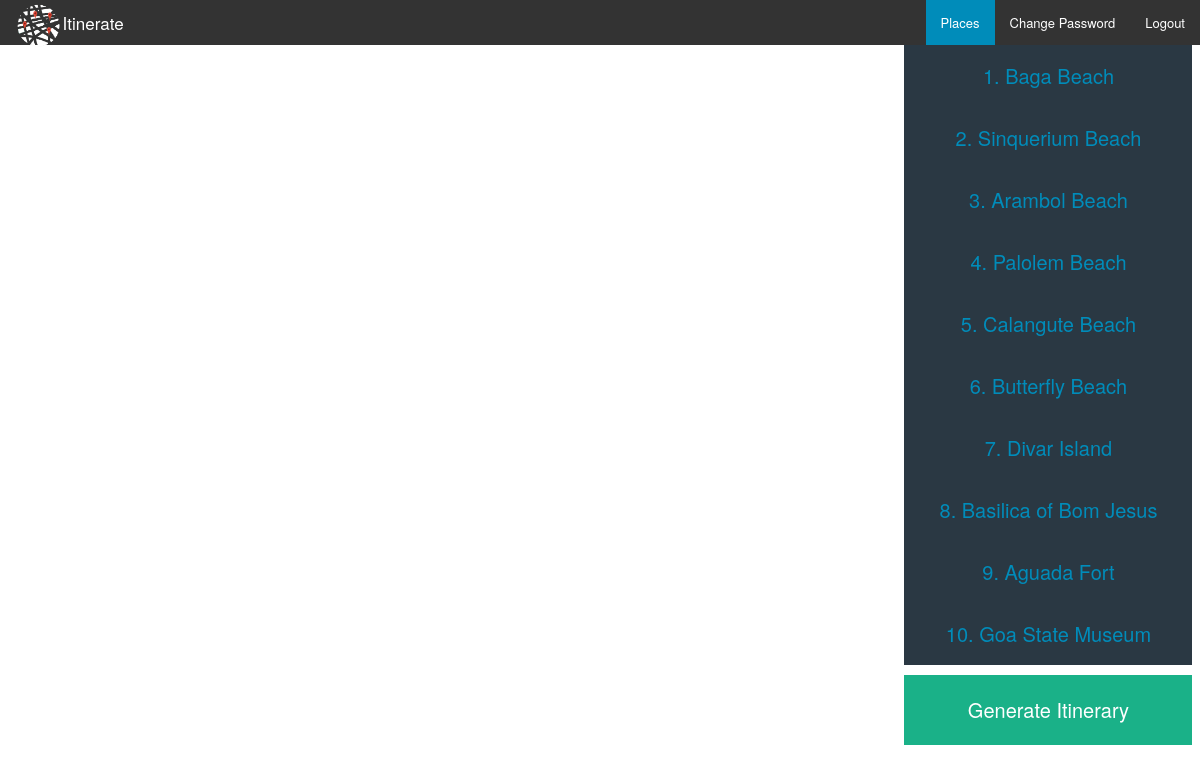
The app's page /goa.php?hotel=1 with its own data.
### tables this page shows
CREATE TABLE IF NOT EXISTS `attractions` (
  `id` int(10) unsigned NOT NULL AUTO_INCREMENT,
  `city_id` int(10) unsigned NOT NULL,
  `identifier` varchar(255) NOT NULL,
  `name` varchar(255) NOT NULL,
  `x-co` double NOT NULL,
  `y-co` double NOT NULL,
  `popularity` int(11) NOT NULL DEFAULT '0',
  `time` int(11) NOT NULL,
  PRIMARY KEY (`id`),
  UNIQUE KEY `identifier` (`identifier`)
);

### public/goa.php (called while the page is built, shortened)
<?php
$hotelData = query("SELECT * FROM `hotels` WHERE `id` = ?", $_GET["hotel"]);
$hotelData = $hotelData[0];
$attractions = query("SELECT * FROM `attractions` WHERE `city_id` = 1 ORDER BY `popularity` DESC");
render("goa-final.php", ["hotel" => $hotelData, "attractions" => $attractions]);
?>

### templates/goa-final.php (the view, shortened to what this page needs)
<!DOCTYPE html>
<html>
<head>
	<link rel="stylesheet" type="text/css" href="css/foundation.css">
	<link rel="stylesheet" type="text/css" href="css/goa.css">
</head>
<body>
<nav class="top-bar" data-topbar-role="navigation">
	<ul class="title-area">
		<li class="name">
			<h1><a href="#"><img src="img/logo.png" style="max-height: 45px; width: auto">Itinerate</a></h1>
		</li>
	</ul>
	<section class="top-bar-section">
		<ul class="right">
			<li class="active"><a href="places.php">Places</a></li>
			<li><a href="changepassword.php">Change Password</a></li>
			<li><a href="logout.php">Logout</a></li>
		</ul>
	</section>
</nav>
<div id="map-canvas" class="inline"></div>
<div class="data inline">
	<?php $counter = 1; ?>
	<?php foreach ($attractions as $attraction): ?>
	<div class="place" data-added="false" data-identifier="<?php echo $attraction["identifier"]; ?>" data-time="<?php echo $attraction["time"]; ?>" data-name="<?php echo $attraction["name"]; ?>" data-xco="<?php echo $attraction["x-co"]; ?>" data-yco="<?php echo $attraction["y-co"]; ?>">
		<?php echo $counter; $counter++; ?>. <?php echo $attraction["name"] ?>
	</div>
	<?php endforeach; ?>
	<div class="generateBtn">Generate Itinerary</div>
</div>
</body>
</html>

### includes/functions.php (shortened to what this page needs)
<?php
    function query()
    {
        $sql = func_get_arg(0);
        $parameters = array_slice(func_get_args(), 1);
        static $handle;
        if (!isset($handle))
        {
            try
            {
                $handle = new PDO("mysql:dbname=" . DATABASE . ";host=" . SERVER, USERNAME, PASSWORD);
                $handle->setAttribute(PDO::ATTR_EMULATE_PREPARES, false);
            }
            catch (Exception $e)
            {
                trigger_error($e->getMessage(), E_USER_ERROR);
                exit;
            }
        }
        $statement = $handle->prepare($sql);
        $results = $statement->execute($parameters);
        if ($results !== false)
        {
            return $statement->fetchAll(PDO::FETCH_ASSOC);
        }
        else
        {
            return false;
        }
    }
    function render($template, $values = [])
    {
        if (file_exists("../templates/$template"))
        {
            extract($values);
            require("../templates/$template");
        }
        else
        {
            trigger_error("Invalid template: $template", E_USER_ERROR);
        }
    }
?>

### public/css/goa.css (style rules this page uses)
html, body, #map-canvas { height: 100%; margin: 0; padding: 0; }
#map-canvas { width: 75%; }
.inline { display: inline-block; vertical-align: top; }
.data { width: 24%; }
.place { background: rgba(19, 35, 47, 0.9); color: #008cba; text-align: center; width: 100%; font-size: 20px; padding-top: 0.8em; padding-bottom: 0.8em; cursor: pointer; }
.generateBtn { margin-top: 10px; background: #1ab188; color: white; font-size: 20px; text-align: center; padding: 1em; cursor: pointer; }

### records on screen
attractions: name "Baga Beach"
attractions: name "Sinquerium Beach"
attractions: name "Arambol Beach"
attractions: name "Palolem Beach"
attractions: name "Calangute Beach"
attractions: name "Butterfly Beach"
attractions: name "Divar Island"
attractions: name "Basilica of Bom Jesus"
attractions: name "Aguada Fort"
attractions: name "Goa State Museum"
